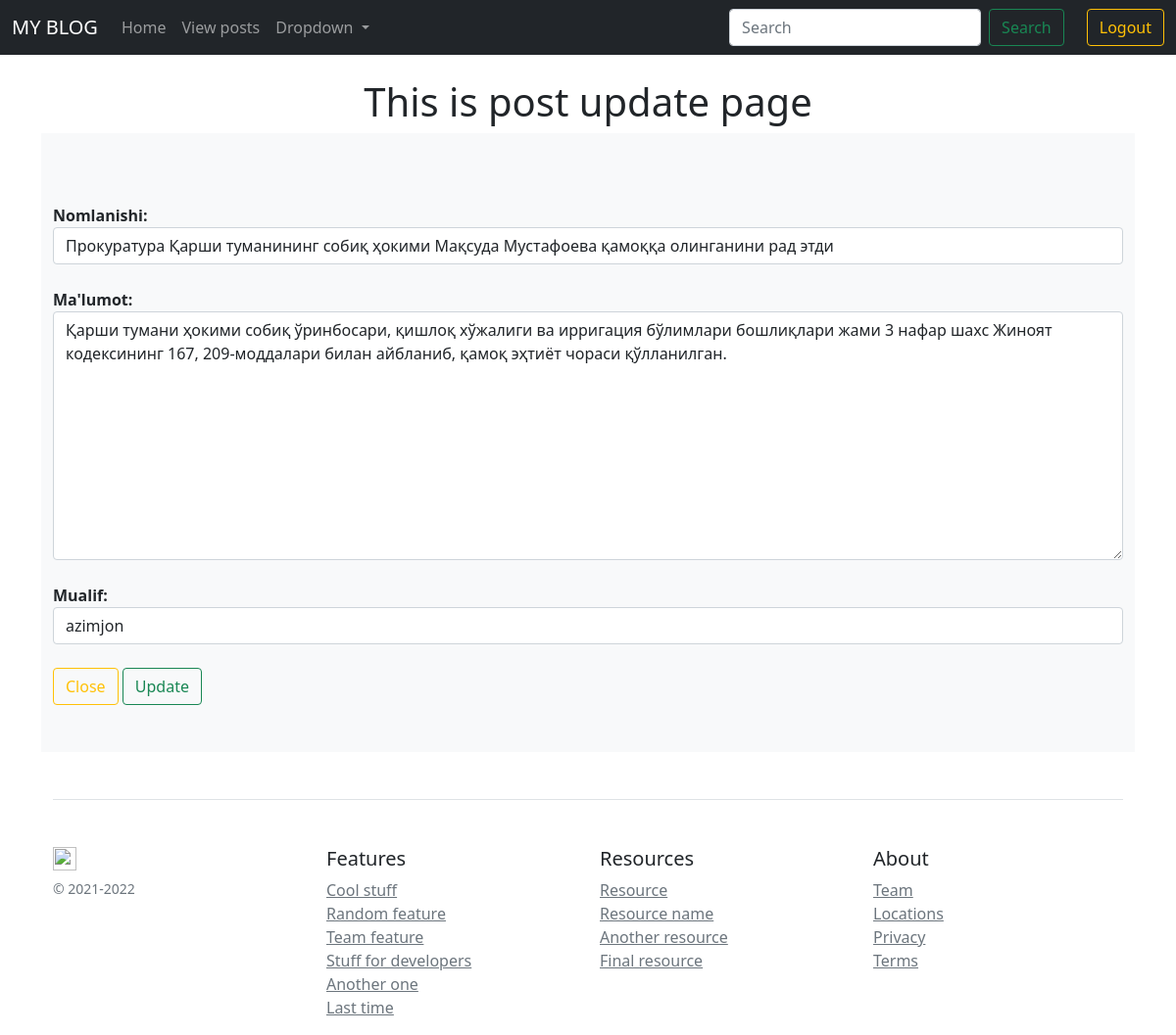
Page /view-posts/2/update/ (signed in) on the committed database.
### Blog/models.py (models this page shows, shortened)
class Post(models.Model):
    title = models.CharField(max_length=100, verbose_name="Nomlanishi")
    discrition = models.TextField(max_length=5000, verbose_name="Ma'lumot")
    author = models.ForeignKey(User, on_delete=models.CASCADE, verbose_name="Mualif")
    is_published = models.BooleanField(default=False, verbose_name="Tekshirilgan")
    image = models.ImageField(upload_to="Post/", verbose_name="Rasm")
    date_created = models.DateField(auto_now_add=True, verbose_name="Kiritish vaqti")
    date_updated = models.DateField(auto_now=True, verbose_name="Yangilanish vaqti")
    class Meta:
        verbose_name_plural = "Post"
        verbose_name = "Post"

### Blog/views.py (the view)
# urls.py: path('view-posts/<int:pk>/update/', views.view_posts_update, name="view-posts-update"),
@login_required(login_url='login')
def view_posts_update(request, pk):
    post = Post.objects.get(pk=pk)
    if request.method == 'POST':
        form = PostForm(request.POST, instance=post)
        if form.is_valid():
            form.save()
            messages.success(request, 'Post updated successfully')
            return redirect('view-posts-detail', pk=post.pk)
    else:
        form = PostForm(instance=post)
    context = {
        'form': form
    }
    return render(request, 'blog/view_post_form.html', context)

### Blog/forms.py
class PostForm(forms.ModelForm):
    class Meta:
        model = Post
        fields = ('title', 'discrition', 'author')
        widgets = {
            'title': forms.TextInput(attrs={'class': 'form-control'}),
            'discrition': forms.Textarea(attrs={'class': 'form-control'}),
            'author': forms.Select(attrs={'class': 'form-control'}),
        }

### Templates/blog/view_post_form.html (shortened to what this page needs)
{% extends 'blog/base.html' %}
{% block body %}
    <h1 class="text-center mt-4">This is post update page</h1>
    <div class="album py-5 bg-light">
        <div class="container">
            <div class="row row-cols-10 row-cols-sm-10 row-cols-md-10">
                <form method="POST">
                    <div class="form-group mt-4">
                        <label class="fw-bold">{{ form.title.label }}:</label>
                        {{ form.title }}
                    </div>
                    <div class="form-group mt-4">
                        <label class="fw-bold">{{ form.discrition.label }}:</label>
                        {{ form.discrition }}
                    </div>
                    <div class="form-group mt-4">
                        <label class="fw-bold">{{ form.author.label }}:</label>
                        {{ form.author }}
                    </div>
                    <a href="{% url 'view-posts' %}" class="btn btn-outline-warning mt-4">Close</a>
                    <button class="btn btn-outline-success mt-4">Update</button>
                </form>
            </div>
        </div>
    </div>
{% endblock %}

### rows in the picture
Post: title "Прокуратура Қарши туманининг собиқ ҳокими Мақсуда Мустафоева қамоққа олинганини рад этди", discrition "Қарши тумани ҳокими собиқ ўринбосари, қишлоқ хўжалиги ва ирригация бўлимлари бошлиқлари жами 3 нафар шахс Жиноят кодексининг 167, 209-моддалари билан айбланиб, қамоқ эҳтиёт чораси қўлланилган.", author "azimjon"
